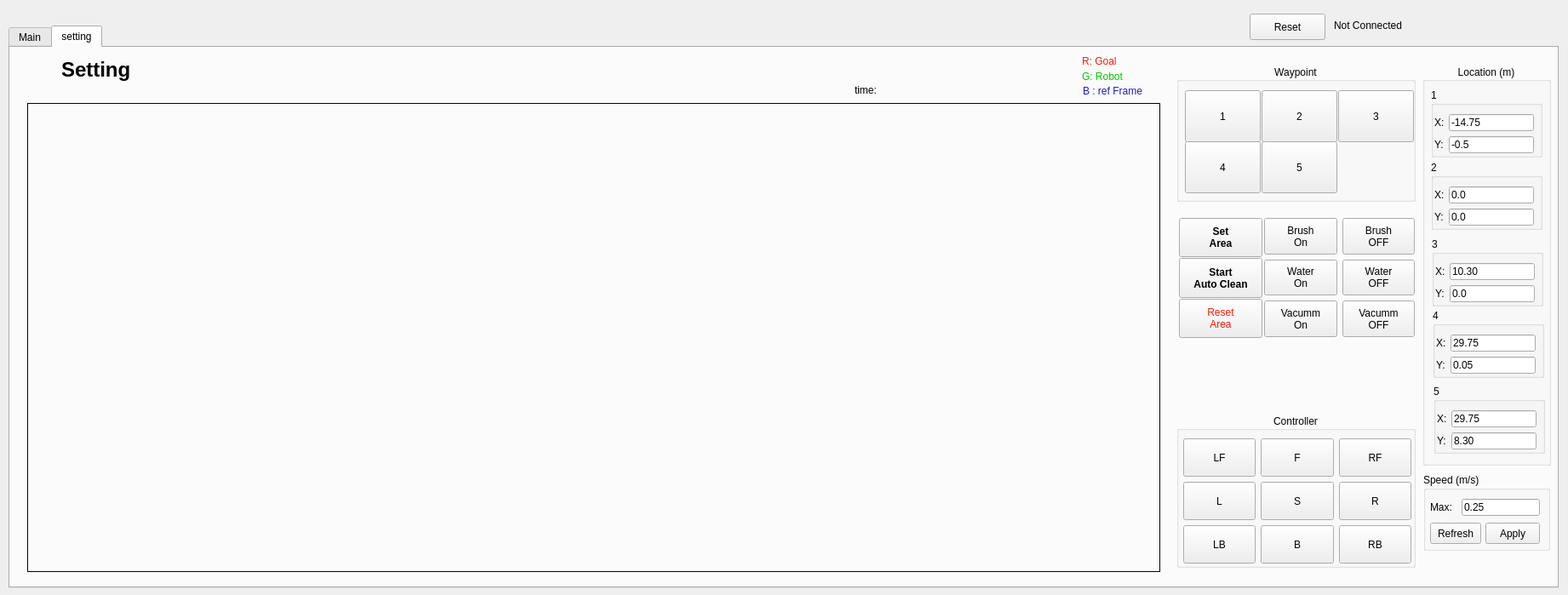
<?xml version="1.0" encoding="UTF-8"?>
<ui version="4.0">
 <class>Widget</class>
 <widget class="QWidget" name="Widget">
  <property name="geometry">
   <rect>
    <x>0</x>
    <y>0</y>
    <width>1842</width>
    <height>699</height>
   </rect>
  </property>
  <property name="windowTitle">
   <string>Widget</string>
  </property>
  <widget class="QTabWidget" name="Zeus_Widget">
   <property name="geometry">
    <rect>
     <x>10</x>
     <y>30</y>
     <width>1821</width>
     <height>661</height>
    </rect>
   </property>
   <property name="autoFillBackground">
    <bool>false</bool>
   </property>
   <property name="styleSheet">
    <string notr="true"/>
   </property>
   <property name="currentIndex">
    <number>1</number>
   </property>
   <widget class="QWidget" name="tab_main">
    <attribute name="title">
     <string>Main</string>
    </attribute>
    <widget class="QPushButton" name="btn_mapping">
     <property name="geometry">
      <rect>
       <x>20</x>
       <y>100</y>
       <width>191</width>
       <height>181</height>
      </rect>
     </property>
     <property name="styleSheet">
      <string notr="true">border: 1px solid white;</string>
     </property>
     <property name="text">
      <string/>
     </property>
     <property name="icon">
      <iconset resource="zeus_resource.qrc">
       <normaloff>:/img/pic_mapping.jpg</normaloff>:/img/pic_mapping.jpg</iconset>
     </property>
     <property name="iconSize">
      <size>
       <width>170</width>
       <height>180</height>
      </size>
     </property>
    </widget>
    <widget class="QPushButton" name="btn_auto">
     <property name="geometry">
      <rect>
       <x>340</x>
       <y>100</y>
       <width>191</width>
       <height>181</height>
      </rect>
     </property>
     <property name="styleSheet">
      <string notr="true">border: 1px solid white;</string>
     </property>
     <property name="text">
      <string/>
     </property>
     <property name="icon">
      <iconset>
       <normalon>:img/pic_auto.jpg</normalon>
      </iconset>
     </property>
     <property name="iconSize">
      <size>
       <width>170</width>
       <height>170</height>
      </size>
     </property>
    </widget>
    <widget class="QPushButton" name="btn_manual">
     <property name="geometry">
      <rect>
       <x>700</x>
       <y>100</y>
       <width>161</width>
       <height>181</height>
      </rect>
     </property>
     <property name="styleSheet">
      <string notr="true">border: 1px solid white;</string>
     </property>
     <property name="text">
      <string/>
     </property>
     <property name="icon">
      <iconset>
       <normalon>:img/pic_manual.jpg</normalon>
      </iconset>
     </property>
     <property name="iconSize">
      <size>
       <width>170</width>
       <height>170</height>
      </size>
     </property>
    </widget>
    <widget class="QPushButton" name="btn_setting">
     <property name="geometry">
      <rect>
       <x>980</x>
       <y>100</y>
       <width>191</width>
       <height>181</height>
      </rect>
     </property>
     <property name="styleSheet">
      <string notr="true">border: 1px solid white;</string>
     </property>
     <property name="text">
      <string/>
     </property>
     <property name="icon">
      <iconset>
       <normalon>:img/pic_setting.jpg</normalon>
      </iconset>
     </property>
     <property name="iconSize">
      <size>
       <width>170</width>
       <height>170</height>
      </size>
     </property>
    </widget>
    <widget class="QLabel" name="lable_logo">
     <property name="geometry">
      <rect>
       <x>1140</x>
       <y>530</y>
       <width>71</width>
       <height>41</height>
      </rect>
     </property>
     <property name="text">
      <string/>
     </property>
     <property name="pixmap">
      <pixmap>:img/pic_logo_1.jpg</pixmap>
     </property>
     <property name="scaledContents">
      <bool>true</bool>
     </property>
     <property name="alignment">
      <set>Qt::AlignCenter</set>
     </property>
    </widget>
    <widget class="QLabel" name="water_clean">
     <property name="geometry">
      <rect>
       <x>1000</x>
       <y>481</y>
       <width>61</width>
       <height>20</height>
      </rect>
     </property>
     <property name="text">
      <string/>
     </property>
     <property name="pixmap">
      <pixmap>:img/water_blue.png</pixmap>
     </property>
     <property name="scaledContents">
      <bool>true</bool>
     </property>
    </widget>
    <widget class="QLabel" name="water_dirt">
     <property name="geometry">
      <rect>
       <x>1090</x>
       <y>480</y>
       <width>61</width>
       <height>21</height>
      </rect>
     </property>
     <property name="text">
      <string/>
     </property>
     <property name="pixmap">
      <pixmap>:img/water_red.png</pixmap>
     </property>
     <property name="scaledContents">
      <bool>true</bool>
     </property>
    </widget>
    <widget class="QLabel" name="lbl_robot_speed">
     <property name="geometry">
      <rect>
       <x>50</x>
       <y>400</y>
       <width>131</width>
       <height>131</height>
      </rect>
     </property>
     <property name="text">
      <string/>
     </property>
     <property name="pixmap">
      <pixmap>:img/speed100.png</pixmap>
     </property>
     <property name="scaledContents">
      <bool>true</bool>
     </property>
    </widget>
    <widget class="QLabel" name="lbl_status_cleaning">
     <property name="geometry">
      <rect>
       <x>620</x>
       <y>10</y>
       <width>101</width>
       <height>61</height>
      </rect>
     </property>
     <property name="frameShape">
      <enum>QFrame::NoFrame</enum>
     </property>
     <property name="text">
      <string/>
     </property>
     <property name="pixmap">
      <pixmap>:img/btn_clean2.PNG</pixmap>
     </property>
     <property name="scaledContents">
      <bool>true</bool>
     </property>
     <property name="alignment">
      <set>Qt::AlignCenter</set>
     </property>
    </widget>
    <widget class="QLabel" name="lbl_status_comeback">
     <property name="geometry">
      <rect>
       <x>740</x>
       <y>10</y>
       <width>101</width>
       <height>61</height>
      </rect>
     </property>
     <property name="frameShape">
      <enum>QFrame::NoFrame</enum>
     </property>
     <property name="text">
      <string/>
     </property>
     <property name="pixmap">
      <pixmap>:img/btn_homing2.PNG</pixmap>
     </property>
     <property name="scaledContents">
      <bool>true</bool>
     </property>
     <property name="alignment">
      <set>Qt::AlignCenter</set>
     </property>
    </widget>
    <widget class="QLabel" name="lbl_status_charging">
     <property name="geometry">
      <rect>
       <x>860</x>
       <y>10</y>
       <width>101</width>
       <height>61</height>
      </rect>
     </property>
     <property name="frameShape">
      <enum>QFrame::NoFrame</enum>
     </property>
     <property name="text">
      <string/>
     </property>
     <property name="pixmap">
      <pixmap>:img/btn_charging2.PNG</pixmap>
     </property>
     <property name="scaledContents">
      <bool>true</bool>
     </property>
     <property name="alignment">
      <set>Qt::AlignCenter</set>
     </property>
    </widget>
    <widget class="QLabel" name="lbl_status_water_out">
     <property name="geometry">
      <rect>
       <x>980</x>
       <y>10</y>
       <width>101</width>
       <height>61</height>
      </rect>
     </property>
     <property name="frameShape">
      <enum>QFrame::NoFrame</enum>
     </property>
     <property name="text">
      <string/>
     </property>
     <property name="pixmap">
      <pixmap>:img/btn_waterin2.PNG</pixmap>
     </property>
     <property name="scaledContents">
      <bool>true</bool>
     </property>
     <property name="alignment">
      <set>Qt::AlignCenter</set>
     </property>
    </widget>
    <widget class="QLabel" name="lbl_status_water_in">
     <property name="geometry">
      <rect>
       <x>1100</x>
       <y>10</y>
       <width>101</width>
       <height>61</height>
      </rect>
     </property>
     <property name="frameShape">
      <enum>QFrame::NoFrame</enum>
     </property>
     <property name="text">
      <string/>
     </property>
     <property name="pixmap">
      <pixmap>:img/btn_waterout2.PNG</pixmap>
     </property>
     <property name="scaledContents">
      <bool>true</bool>
     </property>
     <property name="alignment">
      <set>Qt::AlignCenter</set>
     </property>
    </widget>
    <widget class="QPushButton" name="btn_change_brush">
     <property name="geometry">
      <rect>
       <x>220</x>
       <y>380</y>
       <width>191</width>
       <height>181</height>
      </rect>
     </property>
     <property name="autoFillBackground">
      <bool>false</bool>
     </property>
     <property name="styleSheet">
      <string notr="true"/>
     </property>
     <property name="text">
      <string/>
     </property>
     <property name="iconSize">
      <size>
       <width>200</width>
       <height>250</height>
      </size>
     </property>
    </widget>
    <widget class="QLabel" name="bottle_clean">
     <property name="geometry">
      <rect>
       <x>960</x>
       <y>360</y>
       <width>141</width>
       <height>151</height>
      </rect>
     </property>
     <property name="text">
      <string/>
     </property>
     <property name="pixmap">
      <pixmap>:img/water-removebg-preview (1).png</pixmap>
     </property>
     <property name="scaledContents">
      <bool>true</bool>
     </property>
    </widget>
    <widget class="QLabel" name="bottle_dirt">
     <property name="geometry">
      <rect>
       <x>1050</x>
       <y>360</y>
       <width>141</width>
       <height>151</height>
      </rect>
     </property>
     <property name="text">
      <string/>
     </property>
     <property name="pixmap">
      <pixmap>:img/water-removebg-preview (1).png</pixmap>
     </property>
     <property name="scaledContents">
      <bool>true</bool>
     </property>
    </widget>
    <widget class="QGroupBox" name="group_manual">
     <property name="geometry">
      <rect>
       <x>610</x>
       <y>290</y>
       <width>351</width>
       <height>281</height>
      </rect>
     </property>
     <property name="styleSheet">
      <string notr="true">background-color: rgb(255, 255, 255);</string>
     </property>
     <property name="title">
      <string>Manual Setting</string>
     </property>
     <property name="alignment">
      <set>Qt::AlignCenter</set>
     </property>
     <widget class="QGroupBox" name="group_clean">
      <property name="geometry">
       <rect>
        <x>10</x>
        <y>40</y>
        <width>191</width>
        <height>181</height>
       </rect>
      </property>
      <property name="title">
       <string>Cleaning_Setting</string>
      </property>
      <property name="alignment">
       <set>Qt::AlignCenter</set>
      </property>
      <widget class="QPushButton" name="btn_Dry">
       <property name="geometry">
        <rect>
         <x>10</x>
         <y>40</y>
         <width>81</width>
         <height>61</height>
        </rect>
       </property>
       <property name="text">
        <string>Dry</string>
       </property>
      </widget>
      <widget class="QPushButton" name="btn_wet">
       <property name="geometry">
        <rect>
         <x>100</x>
         <y>40</y>
         <width>81</width>
         <height>61</height>
        </rect>
       </property>
       <property name="text">
        <string>Wet</string>
       </property>
      </widget>
      <widget class="QPushButton" name="btn_both_dry_wet">
       <property name="geometry">
        <rect>
         <x>100</x>
         <y>110</y>
         <width>81</width>
         <height>61</height>
        </rect>
       </property>
       <property name="font">
        <font>
         <pointsize>11</pointsize>
        </font>
       </property>
       <property name="text">
        <string>Dry &amp;&amp; Wet</string>
       </property>
      </widget>
      <widget class="QPushButton" name="btn_sterilization">
       <property name="geometry">
        <rect>
         <x>10</x>
         <y>110</y>
         <width>81</width>
         <height>61</height>
        </rect>
       </property>
       <property name="font">
        <font>
         <pointsize>10</pointsize>
        </font>
       </property>
       <property name="text">
        <string>Sterilization</string>
       </property>
      </widget>
     </widget>
     <widget class="QGroupBox" name="setup_group">
      <property name="geometry">
       <rect>
        <x>210</x>
        <y>40</y>
        <width>121</width>
        <height>181</height>
       </rect>
      </property>
      <property name="title">
       <string>Brush_Setting</string>
      </property>
      <property name="alignment">
       <set>Qt::AlignCenter</set>
      </property>
      <widget class="QPushButton" name="btn_brush_up">
       <property name="geometry">
        <rect>
         <x>20</x>
         <y>40</y>
         <width>81</width>
         <height>61</height>
        </rect>
       </property>
       <property name="text">
        <string>Brush UP</string>
       </property>
      </widget>
      <widget class="QPushButton" name="btn_brush_down">
       <property name="geometry">
        <rect>
         <x>20</x>
         <y>110</y>
         <width>81</width>
         <height>61</height>
        </rect>
       </property>
       <property name="text">
        <string>Brush DN</string>
       </property>
      </widget>
     </widget>
     <widget class="QPushButton" name="btn_manual_setting">
      <property name="geometry">
       <rect>
        <x>230</x>
        <y>244</y>
        <width>89</width>
        <height>31</height>
       </rect>
      </property>
      <property name="text">
       <string>Setting</string>
      </property>
     </widget>
    </widget>
    <widget class="QLabel" name="txt_mapping">
     <property name="geometry">
      <rect>
       <x>40</x>
       <y>290</y>
       <width>151</width>
       <height>61</height>
      </rect>
     </property>
     <property name="text">
      <string/>
     </property>
     <property name="pixmap">
      <pixmap>:img/mapping.png</pixmap>
     </property>
     <property name="scaledContents">
      <bool>true</bool>
     </property>
     <property name="alignment">
      <set>Qt::AlignCenter</set>
     </property>
    </widget>
    <widget class="QLabel" name="txt_mapping_2">
     <property name="geometry">
      <rect>
       <x>360</x>
       <y>290</y>
       <width>151</width>
       <height>61</height>
      </rect>
     </property>
     <property name="text">
      <string/>
     </property>
     <property name="pixmap">
      <pixmap>:img/autoclean.png</pixmap>
     </property>
     <property name="scaledContents">
      <bool>true</bool>
     </property>
     <property name="alignment">
      <set>Qt::AlignCenter</set>
     </property>
    </widget>
    <widget class="QLabel" name="txt_mapping_3">
     <property name="geometry">
      <rect>
       <x>690</x>
       <y>290</y>
       <width>151</width>
       <height>61</height>
      </rect>
     </property>
     <property name="text">
      <string/>
     </property>
     <property name="pixmap">
      <pixmap>:img/manualclean.png</pixmap>
     </property>
     <property name="scaledContents">
      <bool>true</bool>
     </property>
     <property name="alignment">
      <set>Qt::AlignCenter</set>
     </property>
    </widget>
    <widget class="QLabel" name="txt_mapping_4">
     <property name="geometry">
      <rect>
       <x>1000</x>
       <y>290</y>
       <width>151</width>
       <height>61</height>
      </rect>
     </property>
     <property name="text">
      <string/>
     </property>
     <property name="pixmap">
      <pixmap>:img/setting.png</pixmap>
     </property>
     <property name="scaledContents">
      <bool>true</bool>
     </property>
     <property name="alignment">
      <set>Qt::AlignCenter</set>
     </property>
    </widget>
    <widget class="QPushButton" name="btn_sucktion">
     <property name="geometry">
      <rect>
       <x>440</x>
       <y>370</y>
       <width>271</width>
       <height>151</height>
      </rect>
     </property>
     <property name="styleSheet">
      <string notr="true">border: 1px solid white;</string>
     </property>
     <property name="text">
      <string/>
     </property>
     <property name="icon">
      <iconset>
       <normalon>:img/sucktion1_1-removebg-preview.png</normalon>
      </iconset>
     </property>
     <property name="iconSize">
      <size>
       <width>250</width>
       <height>300</height>
      </size>
     </property>
    </widget>
    <widget class="QPushButton" name="btn_brush">
     <property name="geometry">
      <rect>
       <x>720</x>
       <y>370</y>
       <width>271</width>
       <height>151</height>
      </rect>
     </property>
     <property name="styleSheet">
      <string notr="true">border: 1px solid white;</string>
     </property>
     <property name="text">
      <string/>
     </property>
     <property name="icon">
      <iconset>
       <normalon>:img/brush1_2-removebg-preview.png</normalon>
      </iconset>
     </property>
     <property name="iconSize">
      <size>
       <width>250</width>
       <height>300</height>
      </size>
     </property>
    </widget>
    <zorder>btn_brush</zorder>
    <zorder>btn_mapping</zorder>
    <zorder>btn_auto</zorder>
    <zorder>btn_manual</zorder>
    <zorder>btn_setting</zorder>
    <zorder>lable_logo</zorder>
    <zorder>water_clean</zorder>
    <zorder>water_dirt</zorder>
    <zorder>lbl_robot_speed</zorder>
    <zorder>lbl_status_cleaning</zorder>
    <zorder>lbl_status_comeback</zorder>
    <zorder>lbl_status_charging</zorder>
    <zorder>lbl_status_water_out</zorder>
    <zorder>lbl_status_water_in</zorder>
    <zorder>btn_change_brush</zorder>
    <zorder>bottle_clean</zorder>
    <zorder>bottle_dirt</zorder>
    <zorder>txt_mapping</zorder>
    <zorder>txt_mapping_2</zorder>
    <zorder>txt_mapping_3</zorder>
    <zorder>txt_mapping_4</zorder>
    <zorder>btn_sucktion</zorder>
    <zorder>group_manual</zorder>
   </widget>
   <widget class="QWidget" name="tab_setting">
    <attribute name="title">
     <string>setting</string>
    </attribute>
    <widget class="QLabel" name="label_10">
     <property name="geometry">
      <rect>
       <x>60</x>
       <y>10</y>
       <width>101</width>
       <height>31</height>
      </rect>
     </property>
     <property name="font">
      <font>
       <pointsize>18</pointsize>
       <weight>75</weight>
       <bold>true</bold>
      </font>
     </property>
     <property name="text">
      <string>Setting</string>
     </property>
    </widget>
    <widget class="QLabel" name="label_11">
     <property name="geometry">
      <rect>
       <x>10</x>
       <y>10</y>
       <width>51</width>
       <height>41</height>
      </rect>
     </property>
     <property name="text">
      <string/>
     </property>
     <property name="pixmap">
      <pixmap>:img/pic_setting.jpg</pixmap>
     </property>
     <property name="scaledContents">
      <bool>true</bool>
     </property>
    </widget>
    <widget class="QGroupBox" name="control_group">
     <property name="geometry">
      <rect>
       <x>1370</x>
       <y>430</y>
       <width>281</width>
       <height>181</height>
      </rect>
     </property>
     <property name="title">
      <string>Controller</string>
     </property>
     <property name="alignment">
      <set>Qt::AlignCenter</set>
     </property>
     <widget class="QWidget" name="layoutWidget">
      <property name="geometry">
       <rect>
        <x>8</x>
        <y>29</y>
        <width>268</width>
        <height>147</height>
       </rect>
      </property>
      <layout class="QGridLayout" name="gridLayout">
       <item row="0" column="1">
        <widget class="QPushButton" name="Front">
         <property name="sizePolicy">
          <sizepolicy hsizetype="Minimum" vsizetype="Expanding">
           <horstretch>0</horstretch>
           <verstretch>0</verstretch>
          </sizepolicy>
         </property>
         <property name="text">
          <string>F</string>
         </property>
        </widget>
       </item>
       <item row="0" column="2">
        <widget class="QPushButton" name="Right_Front">
         <property name="sizePolicy">
          <sizepolicy hsizetype="Minimum" vsizetype="Expanding">
           <horstretch>0</horstretch>
           <verstretch>0</verstretch>
          </sizepolicy>
         </property>
         <property name="text">
          <string>RF</string>
         </property>
        </widget>
       </item>
       <item row="2" column="1">
        <widget class="QPushButton" name="Back">
         <property name="sizePolicy">
          <sizepolicy hsizetype="Minimum" vsizetype="Expanding">
           <horstretch>0</horstretch>
           <verstretch>0</verstretch>
          </sizepolicy>
         </property>
         <property name="text">
          <string>B</string>
         </property>
        </widget>
       </item>
       <item row="1" column="0">
        <widget class="QPushButton" name="Left">
         <property name="sizePolicy">
          <sizepolicy hsizetype="Minimum" vsizetype="Expanding">
           <horstretch>0</horstretch>
           <verstretch>0</verstretch>
          </sizepolicy>
         </property>
         <property name="text">
          <string>L</string>
         </property>
        </widget>
       </item>
       <item row="1" column="1">
        <widget class="QPushButton" name="Stop">
         <property name="sizePolicy">
          <sizepolicy hsizetype="Minimum" vsizetype="Expanding">
           <horstretch>0</horstretch>
           <verstretch>0</verstretch>
          </sizepolicy>
         </property>
         <property name="text">
          <string>S</string>
         </property>
        </widget>
       </item>
       <item row="2" column="0">
        <widget class="QPushButton" name="Left_Back">
         <property name="sizePolicy">
          <sizepolicy hsizetype="Minimum" vsizetype="Expanding">
           <horstretch>0</horstretch>
           <verstretch>0</verstretch>
          </sizepolicy>
         </property>
         <property name="text">
          <string>LB</string>
         </property>
        </widget>
       </item>
       <item row="1" column="2">
        <widget class="QPushButton" name="Right">
         <property name="sizePolicy">
          <sizepolicy hsizetype="Minimum" vsizetype="Expanding">
           <horstretch>0</horstretch>
           <verstretch>0</verstretch>
          </sizepolicy>
         </property>
         <property name="text">
          <string>R</string>
         </property>
        </widget>
       </item>
       <item row="2" column="2">
        <widget class="QPushButton" name="Right_Back">
         <property name="sizePolicy">
          <sizepolicy hsizetype="Minimum" vsizetype="Expanding">
           <horstretch>0</horstretch>
           <verstretch>0</verstretch>
          </sizepolicy>
         </property>
         <property name="text">
          <string>RB</string>
         </property>
        </widget>
       </item>
       <item row="0" column="0">
        <widget class="QPushButton" name="Left_Front">
         <property name="sizePolicy">
          <sizepolicy hsizetype="Minimum" vsizetype="Expanding">
           <horstretch>0</horstretch>
           <verstretch>0</verstretch>
          </sizepolicy>
         </property>
         <property name="text">
          <string>LF</string>
         </property>
        </widget>
       </item>
      </layout>
     </widget>
    </widget>
    <widget class="QGroupBox" name="control_group_waypoint">
     <property name="geometry">
      <rect>
       <x>1370</x>
       <y>20</y>
       <width>281</width>
       <height>161</height>
      </rect>
     </property>
     <property name="title">
      <string>Waypoint</string>
     </property>
     <property name="alignment">
      <set>Qt::AlignCenter</set>
     </property>
     <widget class="QPushButton" name="waypoint_1">
      <property name="geometry">
       <rect>
        <x>10</x>
        <y>30</y>
        <width>89</width>
        <height>61</height>
       </rect>
      </property>
      <property name="text">
       <string>1</string>
      </property>
     </widget>
     <widget class="QPushButton" name="waypoint_3">
      <property name="geometry">
       <rect>
        <x>190</x>
        <y>30</y>
        <width>89</width>
        <height>61</height>
       </rect>
      </property>
      <property name="text">
       <string>3</string>
      </property>
     </widget>
     <widget class="QPushButton" name="waypoint_4">
      <property name="geometry">
       <rect>
        <x>10</x>
        <y>90</y>
        <width>89</width>
        <height>61</height>
       </rect>
      </property>
      <property name="text">
       <string>4</string>
      </property>
     </widget>
     <widget class="QPushButton" name="waypoint_2">
      <property name="geometry">
       <rect>
        <x>100</x>
        <y>30</y>
        <width>89</width>
        <height>61</height>
       </rect>
      </property>
      <property name="text">
       <string>2</string>
      </property>
     </widget>
     <widget class="QPushButton" name="waypoint_5">
      <property name="geometry">
       <rect>
        <x>100</x>
        <y>90</y>
        <width>89</width>
        <height>61</height>
       </rect>
      </property>
      <property name="text">
       <string>5</string>
      </property>
     </widget>
    </widget>
    <widget class="QLabel" name="lbl_map_R">
     <property name="geometry">
      <rect>
       <x>1259</x>
       <y>7</y>
       <width>67</width>
       <height>17</height>
      </rect>
     </property>
     <property name="styleSheet">
      <string notr="true">color: rgb(255, 25, 0)</string>
     </property>
     <property name="text">
      <string>R: Goal</string>
     </property>
    </widget>
    <widget class="QLabel" name="lbl_map_G">
     <property name="geometry">
      <rect>
       <x>1259</x>
       <y>25</y>
       <width>67</width>
       <height>17</height>
      </rect>
     </property>
     <property name="styleSheet">
      <string notr="true">color: rgb(0, 200, 0)</string>
     </property>
     <property name="text">
      <string>G: Robot</string>
     </property>
    </widget>
    <widget class="QLabel" name="lbl_map_B">
     <property name="geometry">
      <rect>
       <x>1260</x>
       <y>42</y>
       <width>91</width>
       <height>17</height>
      </rect>
     </property>
     <property name="styleSheet">
      <string notr="true">color: rgb(25, 25, 200)</string>
     </property>
     <property name="text">
      <string>B : ref Frame</string>
     </property>
    </widget>
    <widget class="ClickableLabel" name="lbl_map_img">
     <property name="geometry">
      <rect>
       <x>20</x>
       <y>65</y>
       <width>1331</width>
       <height>551</height>
      </rect>
     </property>
     <property name="styleSheet">
      <string notr="true">border: 1px solid black;</string>
     </property>
     <property name="text">
      <string/>
     </property>
     <property name="alignment">
      <set>Qt::AlignLeading|Qt::AlignLeft|Qt::AlignTop</set>
     </property>
    </widget>
    <widget class="QWidget" name="layoutWidget">
     <property name="geometry">
      <rect>
       <x>1473</x>
       <y>200</y>
       <width>177</width>
       <height>140</height>
      </rect>
     </property>
     <layout class="QGridLayout" name="gridLayout_2">
      <property name="sizeConstraint">
       <enum>QLayout::SetMinimumSize</enum>
      </property>
      <property name="bottomMargin">
       <number>0</number>
      </property>
      <property name="verticalSpacing">
       <number>6</number>
      </property>
      <item row="1" column="0">
       <widget class="QPushButton" name="pump_on">
        <property name="sizePolicy">
         <sizepolicy hsizetype="Minimum" vsizetype="Expanding">
          <horstretch>0</horstretch>
          <verstretch>0</verstretch>
         </sizepolicy>
        </property>
        <property name="text">
         <string>Water 
On</string>
        </property>
       </widget>
      </item>
      <item row="0" column="1">
       <widget class="QPushButton" name="Brush_OFF">
        <property name="sizePolicy">
         <sizepolicy hsizetype="Minimum" vsizetype="Expanding">
          <horstretch>0</horstretch>
          <verstretch>0</verstretch>
         </sizepolicy>
        </property>
        <property name="text">
         <string>Brush 
OFF</string>
        </property>
       </widget>
      </item>
      <item row="1" column="1">
       <widget class="QPushButton" name="Pump_OFF">
        <property name="sizePolicy">
         <sizepolicy hsizetype="Minimum" vsizetype="Expanding">
          <horstretch>0</horstretch>
          <verstretch>0</verstretch>
         </sizepolicy>
        </property>
        <property name="text">
         <string>Water 
OFF</string>
        </property>
       </widget>
      </item>
      <item row="0" column="0">
       <widget class="QPushButton" name="brush_on">
        <property name="sizePolicy">
         <sizepolicy hsizetype="Minimum" vsizetype="Expanding">
          <horstretch>0</horstretch>
          <verstretch>0</verstretch>
         </sizepolicy>
        </property>
        <property name="text">
         <string>Brush 
On</string>
        </property>
       </widget>
      </item>
      <item row="2" column="0">
       <widget class="QPushButton" name="vacumm_on">
        <property name="sizePolicy">
         <sizepolicy hsizetype="Minimum" vsizetype="Expanding">
          <horstretch>0</horstretch>
          <verstretch>0</verstretch>
         </sizepolicy>
        </property>
        <property name="text">
         <string>Vacumm 
On</string>
        </property>
       </widget>
      </item>
      <item row="2" column="1">
       <widget class="QPushButton" name="vacumm_OFF">
        <property name="sizePolicy">
         <sizepolicy hsizetype="Minimum" vsizetype="Expanding">
          <horstretch>0</horstretch>
          <verstretch>0</verstretch>
         </sizepolicy>
        </property>
        <property name="text">
         <string>Vacumm 
OFF</string>
        </property>
       </widget>
      </item>
     </layout>
    </widget>
    <widget class="QLabel" name="lbl_time">
     <property name="geometry">
      <rect>
       <x>992</x>
       <y>40</y>
       <width>231</width>
       <height>20</height>
      </rect>
     </property>
     <property name="text">
      <string>time:</string>
     </property>
    </widget>
    <widget class="QGroupBox" name="control_group_waypoint_location">
     <property name="geometry">
      <rect>
       <x>1659</x>
       <y>20</y>
       <width>151</width>
       <height>471</height>
      </rect>
     </property>
     <property name="title">
      <string>Location (m)</string>
     </property>
     <property name="alignment">
      <set>Qt::AlignCenter</set>
     </property>
     <widget class="QGroupBox" name="gb_location_1">
      <property name="geometry">
       <rect>
        <x>10</x>
        <y>28</y>
        <width>131</width>
        <height>81</height>
       </rect>
      </property>
      <property name="title">
       <string>1</string>
      </property>
      <widget class="QLabel" name="label_4">
       <property name="geometry">
        <rect>
         <x>4</x>
         <y>31</y>
         <width>20</width>
         <height>17</height>
        </rect>
       </property>
       <property name="text">
        <string>X: </string>
       </property>
      </widget>
      <widget class="QLabel" name="label_5">
       <property name="geometry">
        <rect>
         <x>4</x>
         <y>57</y>
         <width>20</width>
         <height>17</height>
        </rect>
       </property>
       <property name="text">
        <string>Y: </string>
       </property>
      </widget>
      <widget class="QLineEdit" name="le_loaction_x_1">
       <property name="geometry">
        <rect>
         <x>21</x>
         <y>30</y>
         <width>100</width>
         <height>20</height>
        </rect>
       </property>
       <property name="text">
        <string>-14.75</string>
       </property>
      </widget>
      <widget class="QLineEdit" name="le_loaction_y_1">
       <property name="geometry">
        <rect>
         <x>21</x>
         <y>56</y>
         <width>100</width>
         <height>20</height>
        </rect>
       </property>
       <property name="text">
        <string>-0.5</string>
       </property>
      </widget>
     </widget>
     <widget class="QGroupBox" name="gb_location_2">
      <property name="geometry">
       <rect>
        <x>10</x>
        <y>113</y>
        <width>131</width>
        <height>81</height>
       </rect>
      </property>
      <property name="title">
       <string>2</string>
      </property>
      <widget class="QLabel" name="label_6">
       <property name="geometry">
        <rect>
         <x>4</x>
         <y>31</y>
         <width>20</width>
         <height>17</height>
        </rect>
       </property>
       <property name="text">
        <string>X: </string>
       </property>
      </widget>
      <widget class="QLabel" name="label_7">
       <property name="geometry">
        <rect>
         <x>4</x>
         <y>57</y>
         <width>20</width>
         <height>17</height>
        </rect>
       </property>
       <property name="text">
        <string>Y: </string>
       </property>
      </widget>
      <widget class="QLineEdit" name="le_loaction_x_2">
       <property name="geometry">
        <rect>
         <x>21</x>
         <y>30</y>
         <width>100</width>
         <height>20</height>
        </rect>
       </property>
       <property name="text">
        <string>0.0</string>
       </property>
      </widget>
      <widget class="QLineEdit" name="le_loaction_y_2">
       <property name="geometry">
        <rect>
         <x>21</x>
         <y>56</y>
         <width>100</width>
         <height>20</height>
        </rect>
       </property>
       <property name="text">
        <string>0.0</string>
       </property>
      </widget>
     </widget>
     <widget class="QGroupBox" name="gb_location_3">
      <property name="geometry">
       <rect>
        <x>11</x>
        <y>203</y>
        <width>131</width>
        <height>81</height>
       </rect>
      </property>
      <property name="title">
       <string>3</string>
      </property>
      <widget class="QLabel" name="label_8">
       <property name="geometry">
        <rect>
         <x>4</x>
         <y>31</y>
         <width>20</width>
         <height>17</height>
        </rect>
       </property>
       <property name="text">
        <string>X: </string>
       </property>
      </widget>
      <widget class="QLabel" name="label_9">
       <property name="geometry">
        <rect>
         <x>4</x>
         <y>57</y>
         <width>20</width>
         <height>17</height>
        </rect>
       </property>
       <property name="text">
        <string>Y: </string>
       </property>
      </widget>
      <widget class="QLineEdit" name="le_loaction_x_3">
       <property name="geometry">
        <rect>
         <x>21</x>
         <y>30</y>
         <width>100</width>
         <height>20</height>
        </rect>
       </property>
       <property name="text">
        <string>10.30</string>
       </property>
      </widget>
      <widget class="QLineEdit" name="le_loaction_y_3">
       <property name="geometry">
        <rect>
         <x>21</x>
         <y>56</y>
         <width>100</width>
         <height>20</height>
        </rect>
       </property>
       <property name="text">
        <string>0.0</string>
       </property>
      </widget>
     </widget>
     <widget class="QGroupBox" name="gb_location_4">
      <property name="geometry">
       <rect>
        <x>12</x>
        <y>287</y>
        <width>131</width>
        <height>81</height>
       </rect>
      </property>
      <property name="title">
       <string>4</string>
      </property>
      <widget class="QLabel" name="label_12">
       <property name="geometry">
        <rect>
         <x>4</x>
         <y>31</y>
         <width>20</width>
         <height>17</height>
        </rect>
       </property>
       <property name="text">
        <string>X: </string>
       </property>
      </widget>
      <widget class="QLabel" name="label_13">
       <property name="geometry">
        <rect>
         <x>4</x>
         <y>57</y>
         <width>20</width>
         <height>17</height>
        </rect>
       </property>
       <property name="text">
        <string>Y: </string>
       </property>
      </widget>
      <widget class="QLineEdit" name="le_loaction_x_4">
       <property name="geometry">
        <rect>
         <x>21</x>
         <y>30</y>
         <width>100</width>
         <height>20</height>
        </rect>
       </property>
       <property name="text">
        <string>29.75</string>
       </property>
      </widget>
      <widget class="QLineEdit" name="le_loaction_y_4">
       <property name="geometry">
        <rect>
         <x>21</x>
         <y>56</y>
         <width>100</width>
         <height>20</height>
        </rect>
       </property>
       <property name="text">
        <string>0.05</string>
       </property>
      </widget>
     </widget>
     <widget class="QGroupBox" name="gb_location_5">
      <property name="geometry">
       <rect>
        <x>13</x>
        <y>376</y>
        <width>131</width>
        <height>81</height>
       </rect>
      </property>
      <property name="title">
       <string>5</string>
      </property>
      <widget class="QLabel" name="label_14">
       <property name="geometry">
        <rect>
         <x>4</x>
         <y>31</y>
         <width>20</width>
         <height>17</height>
        </rect>
       </property>
       <property name="text">
        <string>X: </string>
       </property>
      </widget>
      <widget class="QLabel" name="label_15">
       <property name="geometry">
        <rect>
         <x>4</x>
         <y>57</y>
         <width>20</width>
         <height>17</height>
        </rect>
       </property>
       <property name="text">
        <string>Y: </string>
       </property>
      </widget>
      <widget class="QLineEdit" name="le_loaction_x_5">
       <property name="geometry">
        <rect>
         <x>21</x>
         <y>30</y>
         <width>100</width>
         <height>20</height>
        </rect>
       </property>
       <property name="text">
        <string>29.75</string>
       </property>
      </widget>
      <widget class="QLineEdit" name="le_loaction_y_5">
       <property name="geometry">
        <rect>
         <x>21</x>
         <y>56</y>
         <width>100</width>
         <height>20</height>
        </rect>
       </property>
       <property name="text">
        <string>8.30</string>
       </property>
      </widget>
     </widget>
    </widget>
    <widget class="QGroupBox" name="gb_speed">
     <property name="geometry">
      <rect>
       <x>1660</x>
       <y>500</y>
       <width>149</width>
       <height>91</height>
      </rect>
     </property>
     <property name="title">
      <string>Speed (m/s)</string>
     </property>
     <widget class="QLabel" name="label_16">
      <property name="geometry">
       <rect>
        <x>8</x>
        <y>31</y>
        <width>41</width>
        <height>17</height>
       </rect>
      </property>
      <property name="text">
       <string>Max: </string>
      </property>
     </widget>
     <widget class="QPushButton" name="btn_refresh_speed">
      <property name="geometry">
       <rect>
        <x>8</x>
        <y>58</y>
        <width>60</width>
        <height>25</height>
       </rect>
      </property>
      <property name="sizePolicy">
       <sizepolicy hsizetype="Minimum" vsizetype="Expanding">
        <horstretch>0</horstretch>
        <verstretch>0</verstretch>
       </sizepolicy>
      </property>
      <property name="text">
       <string>Refresh</string>
      </property>
     </widget>
     <widget class="QPushButton" name="btn_apply_speed">
      <property name="geometry">
       <rect>
        <x>73</x>
        <y>58</y>
        <width>64</width>
        <height>25</height>
       </rect>
      </property>
      <property name="sizePolicy">
       <sizepolicy hsizetype="Minimum" vsizetype="Expanding">
        <horstretch>0</horstretch>
        <verstretch>0</verstretch>
       </sizepolicy>
      </property>
      <property name="text">
       <string>Apply</string>
      </property>
     </widget>
     <widget class="QLineEdit" name="le_speed">
      <property name="geometry">
       <rect>
        <x>45</x>
        <y>30</y>
        <width>92</width>
        <height>20</height>
       </rect>
      </property>
      <property name="text">
       <string>0.25</string>
      </property>
     </widget>
    </widget>
    <widget class="QWidget" name="layoutWidget">
     <property name="geometry">
      <rect>
       <x>1373</x>
       <y>200</y>
       <width>98</width>
       <height>141</height>
      </rect>
     </property>
     <layout class="QVBoxLayout" name="verticalLayout">
      <property name="spacing">
       <number>1</number>
      </property>
      <item>
       <widget class="QPushButton" name="lbl_set_bbox">
        <property name="sizePolicy">
         <sizepolicy hsizetype="Minimum" vsizetype="Expanding">
          <horstretch>0</horstretch>
          <verstretch>0</verstretch>
         </sizepolicy>
        </property>
        <property name="font">
         <font>
          <weight>75</weight>
          <bold>true</bold>
         </font>
        </property>
        <property name="text">
         <string>Set 
Area</string>
        </property>
       </widget>
      </item>
      <item>
       <widget class="QPushButton" name="lbl_start_clean">
        <property name="sizePolicy">
         <sizepolicy hsizetype="Minimum" vsizetype="Expanding">
          <horstretch>0</horstretch>
          <verstretch>0</verstretch>
         </sizepolicy>
        </property>
        <property name="font">
         <font>
          <weight>75</weight>
          <bold>true</bold>
         </font>
        </property>
        <property name="text">
         <string>Start 
Auto Clean</string>
        </property>
       </widget>
      </item>
      <item>
       <widget class="QPushButton" name="lbl_reset_area">
        <property name="sizePolicy">
         <sizepolicy hsizetype="Minimum" vsizetype="Expanding">
          <horstretch>0</horstretch>
          <verstretch>0</verstretch>
         </sizepolicy>
        </property>
        <property name="styleSheet">
         <string notr="true">color: rgb(255, 25, 0)</string>
        </property>
        <property name="text">
         <string>Reset
Area</string>
        </property>
       </widget>
      </item>
     </layout>
    </widget>
   </widget>
  </widget>
  <widget class="QLabel" name="label_2">
   <property name="geometry">
    <rect>
     <x>1567</x>
     <y>14</y>
     <width>111</width>
     <height>31</height>
    </rect>
   </property>
   <property name="text">
    <string>Not Connected</string>
   </property>
   <property name="wordWrap">
    <bool>true</bool>
   </property>
  </widget>
  <widget class="QLabel" name="label_3">
   <property name="geometry">
    <rect>
     <x>1692</x>
     <y>10</y>
     <width>41</width>
     <height>41</height>
    </rect>
   </property>
   <property name="text">
    <string/>
   </property>
   <property name="pixmap">
    <pixmap>:img/free-icon-no-wifi-1686538.png</pixmap>
   </property>
   <property name="scaledContents">
    <bool>true</bool>
   </property>
  </widget>
  <widget class="QLabel" name="lbl_charge_gage">
   <property name="geometry">
    <rect>
     <x>1752</x>
     <y>4</y>
     <width>75</width>
     <height>51</height>
    </rect>
   </property>
   <property name="text">
    <string/>
   </property>
   <property name="pixmap">
    <pixmap>:img/empty-battery-512-removebg-preview.png</pixmap>
   </property>
   <property name="scaledContents">
    <bool>true</bool>
   </property>
  </widget>
  <widget class="QLabel" name="lbl_charge1">
   <property name="geometry">
    <rect>
     <x>1760</x>
     <y>20</y>
     <width>15</width>
     <height>20</height>
    </rect>
   </property>
   <property name="text">
    <string/>
   </property>
   <property name="pixmap">
    <pixmap>:img/battery_green.png</pixmap>
   </property>
   <property name="scaledContents">
    <bool>true</bool>
   </property>
  </widget>
  <widget class="QLabel" name="lbl_charge2">
   <property name="geometry">
    <rect>
     <x>1779</x>
     <y>20</y>
     <width>15</width>
     <height>20</height>
    </rect>
   </property>
   <property name="text">
    <string/>
   </property>
   <property name="pixmap">
    <pixmap>:img/battery_green.png</pixmap>
   </property>
   <property name="scaledContents">
    <bool>true</bool>
   </property>
  </widget>
  <widget class="QLabel" name="lbl_charge3">
   <property name="geometry">
    <rect>
     <x>1797</x>
     <y>20</y>
     <width>15</width>
     <height>20</height>
    </rect>
   </property>
   <property name="text">
    <string/>
   </property>
   <property name="pixmap">
    <pixmap>:img/battery_green.png</pixmap>
   </property>
   <property name="scaledContents">
    <bool>true</bool>
   </property>
  </widget>
  <widget class="QPushButton" name="btn_reset">
   <property name="geometry">
    <rect>
     <x>1468</x>
     <y>16</y>
     <width>89</width>
     <height>31</height>
    </rect>
   </property>
   <property name="text">
    <string>Reset</string>
   </property>
  </widget>
 </widget>
 <customwidgets>
  <customwidget>
   <class>ClickableLabel</class>
   <extends>QLabel</extends>
   <header>src/clickablelabel.hpp</header>
   <slots>
    <signal>clicked(QMouseEvent*)</signal>
    <signal>moved(QMouseEvent*)</signal>
    <signal>release(QMouseEvent*)</signal>
   </slots>
  </customwidget>
 </customwidgets>
 <resources>
  <include location="zeus_resource.qrc"/>
 </resources>
 <connections/>
</ui>
